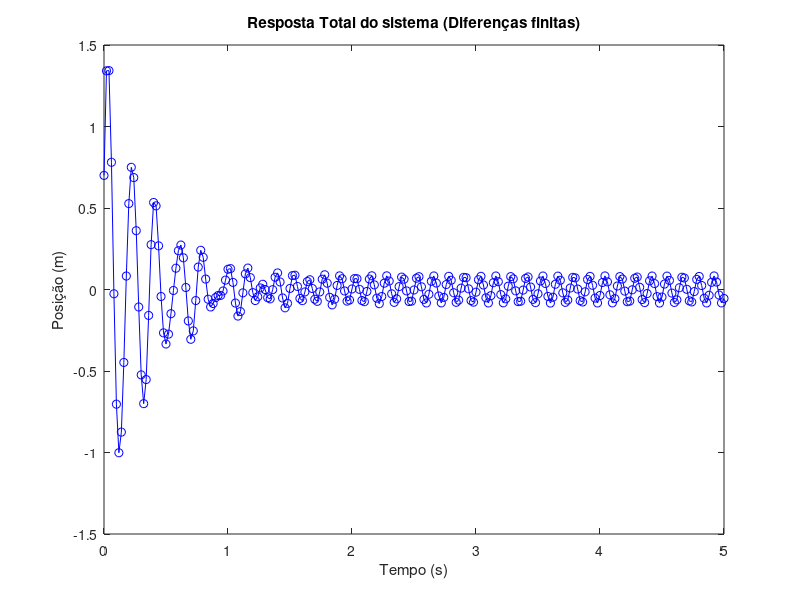

This chart was generated by the following MATLAB code:
% Parâmetros do sistema
m = 1;     % massa (kg)
c = 5;     % constante do amortecedor (Ns/m)
k = 1000;  % constante da mola (N/m)

% Condições iniciais
x0 = 0.7;  % posição inicial (m)
v0 = 30;   % velocidade inicial (m/s)

% Função da força externa
F = @(t) -100 *cos(50*t);  % Exemplo: F(t) = -100*cos(50t)

% Tempo de simulação
t_start = 0;
t_end = 5;
dt = 0.02;
t = t_start:dt:t_end;


%Iterações a partir das condições iniciais
x(1) = x0;
x(2) = (x0+v0*dt)*(2-dt*c/m - dt^2*k/m)+x0*(dt*c/m-1)-dt^2/m*F(t_start+dt);


%Resto das iterações
for i = 3 : (length(t))
    x(i) = x(i-1)*(2-dt*c/m - (dt)^2*k/m)+x(i-2)*(dt*c/m-1)-(dt)^2/m*F(t_start+i*dt);
end

%Gráfico
length(t);
length(x);
figure;
plot(t,x,'bo-');
xlabel('Tempo (s)');
ylabel('Posição (m)');
title('Resposta Total do sistema (Diferenças finitas)');

 
